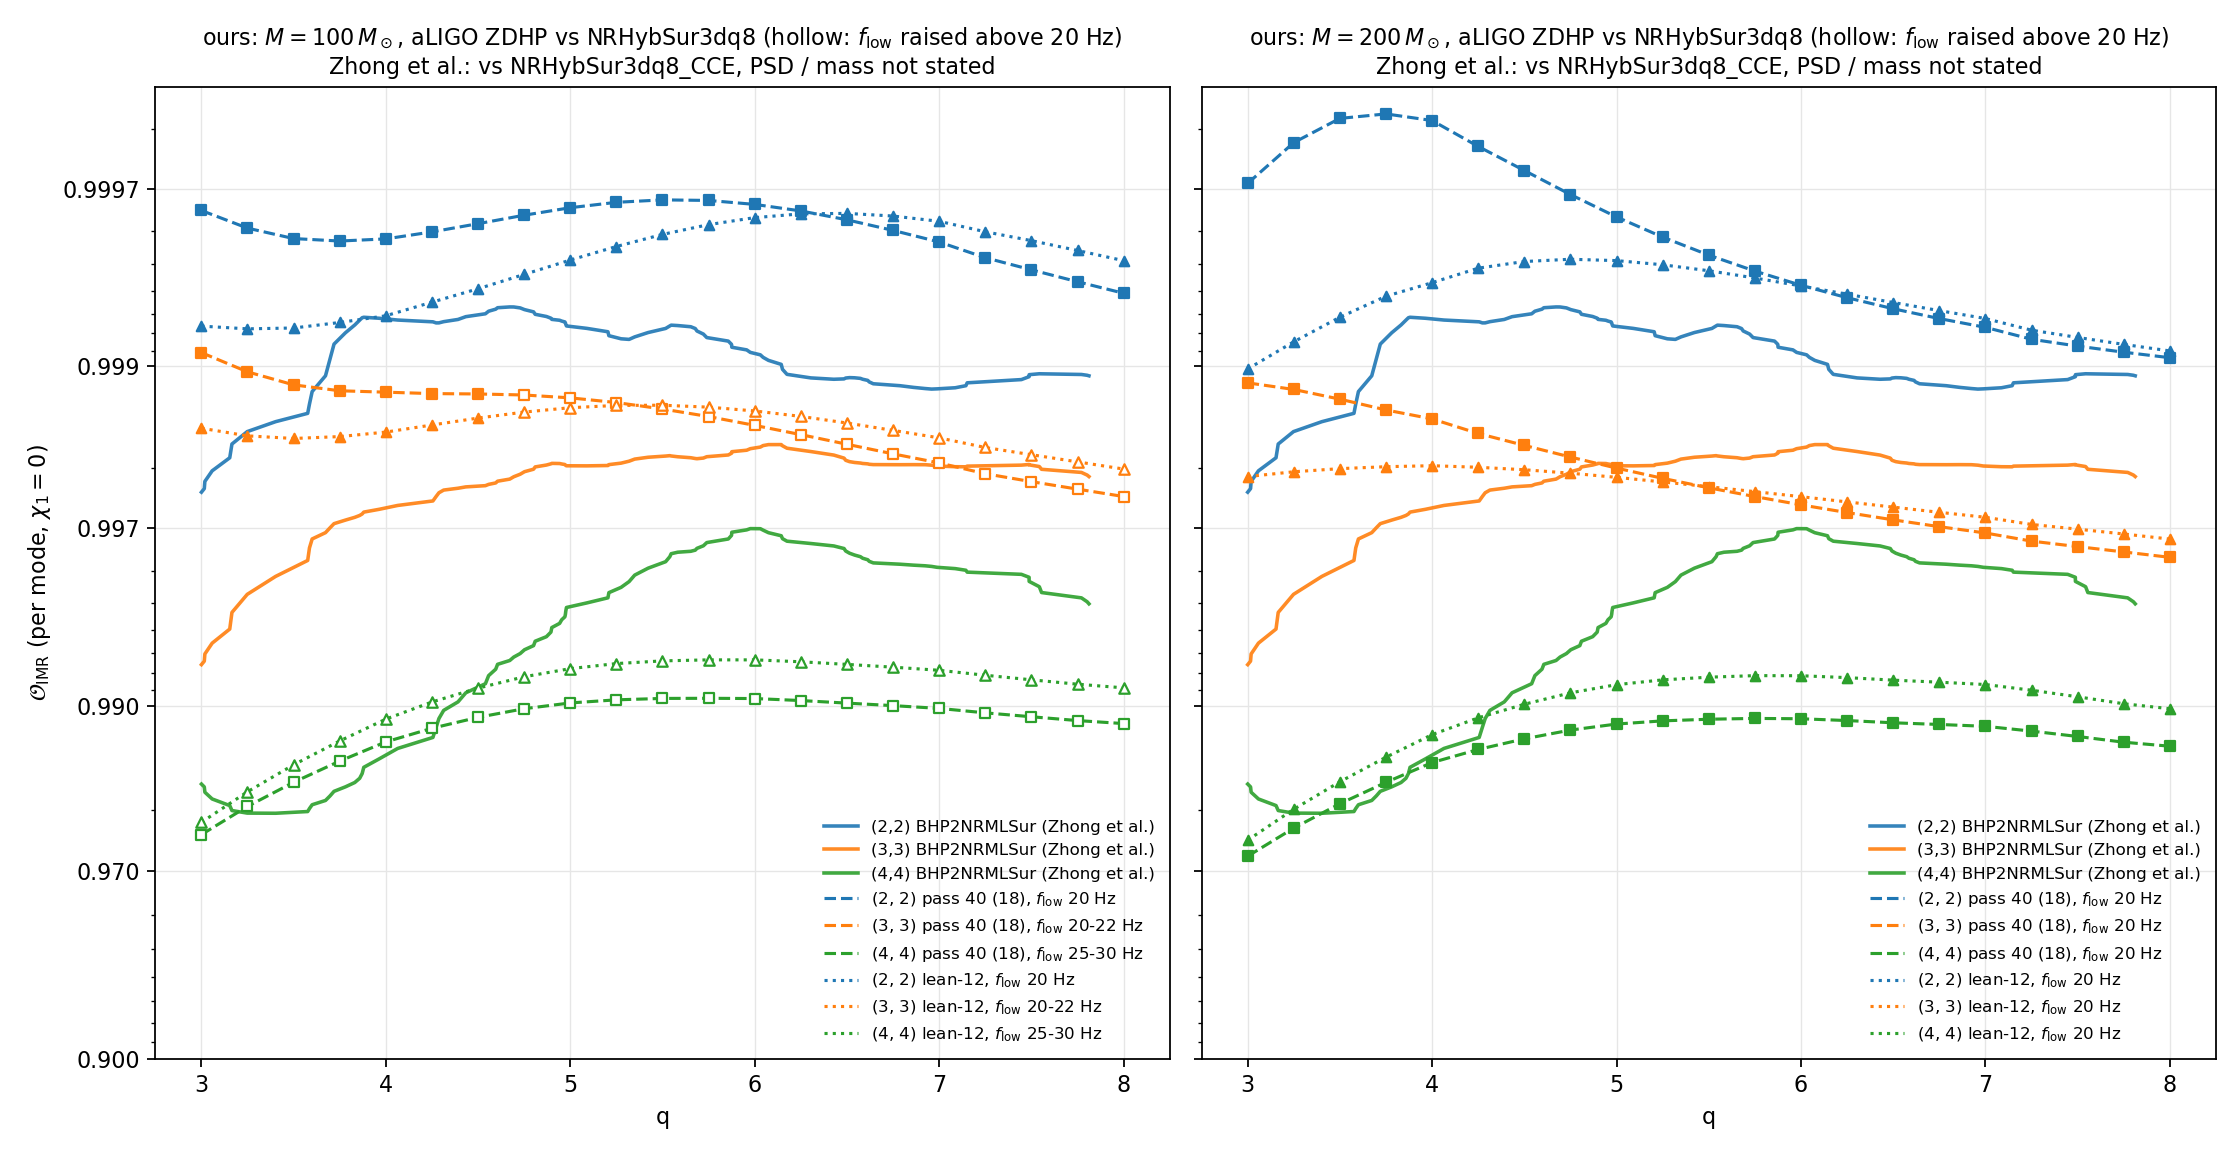

Source code (Python):
"""Zhong et al. 2025 Fig. 14 style: per-mode match O_IMR vs q at chi1 = 0 for (2,2), (3,3), (4,4).
Their BHP2NRMLSur curves (vector data from their m3.pdf; target NRHybSur3dq8_CCE; PSD and total mass not stated) against
our models (mode_match.py; target NRHybSur3dq8, aLIGO ZDHP).  Logit y axis with their ticks.
f_low is 20 Hz unless a mode starts above that in our -5000..+100 M window; then it is raised per point (fd_core).  The
actual per-mode f_low range is printed in the legend, and points with a raised f_low are drawn hollow.
    python fdm/fig14_compare.py          -> fdm/fig14_compare.{png,pdf}        (M = 100, 200; modes_<m>.json)
    python fdm/fig14_compare.py 50       -> fdm/fig14_compare_M50.{png,pdf}    (modes_<m>_M50.json)
"""
import json, sys
from pathlib import Path
import numpy as np
import matplotlib; matplotlib.use("Agg"); import matplotlib.pyplot as plt

HERE = Path(__file__).resolve().parent; RES = HERE / "results"
COL = {"22": "#1f77b4", "33": "#ff7f0e", "44": "#2ca02c"}
OURS = [("p40", "pass 40 (18)", "--", "s"), ("p49b12", "lean-12", ":", "^")]


def rows_for(m, M):
    for f in (RES / f"modes_{m}.json", RES / f"modes_{m}_M{M}.json"):
        if f.exists():
            rr = json.loads(f.read_text())["rows"]
            if f"22_M{M}" in rr[0]:
                return sorted(rr, key=lambda r: r["q"])
    return None


def main():
    masses = [int(x) for x in sys.argv[1:]] or [100, 200]
    Z = json.loads((RES / "zhong_fig14_digitized.json").read_text())["curves"]
    fig, axs = plt.subplots(1, len(masses), figsize=(7 * len(masses) if len(masses) > 1 else 9.5, 7.2), sharey=True, squeeze=False)
    for ax, M in zip(axs[0], masses):
        for c in Z:
            if c["model"] != "BHP2NRMLSur":
                continue
            md = c["mode"].strip("()").replace(",", "")
            ax.plot(c["q"], c["O"], "-", color=COL[md], lw=1.6, alpha=0.9, label=f"{c['mode']} BHP2NRMLSur (Zhong et al.)")
        for m, lab, ls, mk in OURS:
            rr = rows_for(m, M)
            if rr is None:
                continue
            for md in ("22", "33", "44"):
                q = np.array([r["q"] for r in rr]); O = np.array([r[f"{md}_M{M}"]["O"] for r in rr])
                fl = np.array([r[f"{md}_M{M}"]["f_low"] for r in rr]); raised = np.array([r[f"{md}_M{M}"]["flagged"] for r in rr])
                frng = "20 Hz" if not raised.any() else (f"{fl.min():.0f}-{fl.max():.0f} Hz" if fl.min() > 20 else
                                                          f"20-{fl.max():.0f} Hz")
                ax.plot(q, O, ls=ls, color=COL[md], lw=1.4, label=f"({md[0]}, {md[1]}) {lab}, $f_{{\\rm low}}$ {frng}")
                ax.scatter(q[~raised], O[~raised], marker=mk, s=18, color=COL[md], zorder=3)
                ax.scatter(q[raised], O[raised], marker=mk, s=22, facecolors="white", edgecolors=COL[md], lw=1.0, zorder=3)
        ax.set_yscale("logit"); ax.set_ylim(0.9, 0.99985)
        ax.set_yticks([0.9, 0.97, 0.99, 0.997, 0.999, 0.9997]); ax.set_yticklabels(["0.900", "0.970", "0.990", "0.997", "0.999", "0.9997"])
        ax.yaxis.set_minor_formatter(matplotlib.ticker.NullFormatter())
        ax.set_xlabel("q"); ax.grid(True, color="#e6e6e6", lw=0.6); ax.set_axisbelow(True)
        ax.set_title(rf"ours: $M={M}\,M_\odot$, aLIGO ZDHP vs NRHybSur3dq8 (hollow: $f_{{\rm low}}$ raised above 20 Hz)"
                     "\n" + r"Zhong et al.: vs NRHybSur3dq8_CCE, PSD / mass not stated", fontsize=10)
        ax.legend(loc="lower right", fontsize=7.5, frameon=False, ncol=1) if len(masses) > 1 else None
    axs[0, 0].set_ylabel(r"$\mathcal{O}_{\rm IMR}$ (per mode, $\chi_1=0$)")
    if len(masses) == 1:
        h, l = axs[0, 0].get_legend_handles_labels()
        fig.legend(h, l, loc="lower center", ncol=2, fontsize=8.5, frameon=False)
        fig.tight_layout(rect=(0, 0.19, 1, 1))
    else:
        fig.tight_layout()
    stem = "fig14_compare" if masses == [100, 200] else "fig14_compare_" + "_".join(f"M{M}" for M in masses)
    for e in ("png", "pdf"):
        fig.savefig(HERE / f"{stem}.{e}", dpi=160)
    for m, *_ in OURS:
        for M in masses:
            rr = rows_for(m, M)
            if rr:
                print(m, M, {md: "O %.4f..%.4f, f_low %.1f..%.1f" % (
                    min(r[f"{md}_M{M}"]["O"] for r in rr), max(r[f"{md}_M{M}"]["O"] for r in rr),
                    min(r[f"{md}_M{M}"]["f_low"] for r in rr), max(r[f"{md}_M{M}"]["f_low"] for r in rr)) for md in ("22", "33", "44")})


if __name__ == "__main__":
    main()
